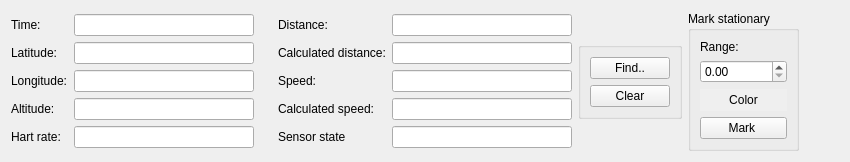
         <widget class="QWidget" name="tabFind">
          <property name="sizePolicy">
           <sizepolicy hsizetype="Minimum" vsizetype="Minimum">
            <horstretch>0</horstretch>
            <verstretch>0</verstretch>
           </sizepolicy>
          </property>
          <attribute name="title">
           <string>Find</string>
          </attribute>
          <layout class="QHBoxLayout" name="horizontalLayout_11">
           <item>
            <widget class="QFrame" name="frameFilders1">
             <property name="sizePolicy">
              <sizepolicy hsizetype="Fixed" vsizetype="Fixed">
               <horstretch>0</horstretch>
               <verstretch>0</verstretch>
              </sizepolicy>
             </property>
             <property name="frameShape">
              <enum>QFrame::NoFrame</enum>
             </property>
             <property name="frameShadow">
              <enum>QFrame::Raised</enum>
             </property>
             <layout class="QFormLayout" name="formLayout_2">
              <property name="leftMargin">
               <number>0</number>
              </property>
              <property name="topMargin">
               <number>0</number>
              </property>
              <property name="rightMargin">
               <number>9</number>
              </property>
              <property name="bottomMargin">
               <number>0</number>
              </property>
              <item row="0" column="0">
               <widget class="QLabel" name="label_19">
                <property name="text">
                 <string>Time:</string>
                </property>
               </widget>
              </item>
              <item row="0" column="1">
               <widget class="QLineEdit" name="editFindByTime">
                <property name="minimumSize">
                 <size>
                  <width>180</width>
                  <height>0</height>
                 </size>
                </property>
                <property name="maximumSize">
                 <size>
                  <width>180</width>
                  <height>16777215</height>
                 </size>
                </property>
               </widget>
              </item>
              <item row="1" column="0">
               <widget class="QLabel" name="label_33">
                <property name="text">
                 <string>Latitude:</string>
                </property>
               </widget>
              </item>
              <item row="1" column="1">
               <widget class="QLineEdit" name="editFindByLatitude">
                <property name="minimumSize">
                 <size>
                  <width>180</width>
                  <height>0</height>
                 </size>
                </property>
                <property name="maximumSize">
                 <size>
                  <width>180</width>
                  <height>16777215</height>
                 </size>
                </property>
               </widget>
              </item>
              <item row="2" column="0">
               <widget class="QLabel" name="label_34">
                <property name="text">
                 <string>Longitude:</string>
                </property>
               </widget>
              </item>
              <item row="2" column="1">
               <widget class="QLineEdit" name="editFindByLongitude">
                <property name="minimumSize">
                 <size>
                  <width>180</width>
                  <height>0</height>
                 </size>
                </property>
                <property name="maximumSize">
                 <size>
                  <width>180</width>
                  <height>16777215</height>
                 </size>
                </property>
               </widget>
              </item>
              <item row="3" column="0">
               <widget class="QLabel" name="label_35">
                <property name="text">
                 <string>Altitude:</string>
                </property>
               </widget>
              </item>
              <item row="3" column="1">
               <widget class="QLineEdit" name="editFindByAltitude">
                <property name="minimumSize">
                 <size>
                  <width>180</width>
                  <height>0</height>
                 </size>
                </property>
                <property name="maximumSize">
                 <size>
                  <width>180</width>
                  <height>16777215</height>
                 </size>
                </property>
               </widget>
              </item>
              <item row="4" column="0">
               <widget class="QLabel" name="label_58">
                <property name="text">
                 <string>Hart rate:</string>
                </property>
               </widget>
              </item>
              <item row="4" column="1">
               <widget class="QLineEdit" name="editFindByHartRate">
                <property name="minimumSize">
                 <size>
                  <width>180</width>
                  <height>0</height>
                 </size>
                </property>
                <property name="maximumSize">
                 <size>
                  <width>180</width>
                  <height>16777215</height>
                 </size>
                </property>
               </widget>
              </item>
             </layout>
            </widget>
           </item>
           <item>
            <widget class="QFrame" name="frameFilders2">
             <property name="sizePolicy">
              <sizepolicy hsizetype="Fixed" vsizetype="Fixed">
               <horstretch>0</horstretch>
               <verstretch>0</verstretch>
              </sizepolicy>
             </property>
             <property name="minimumSize">
              <size>
               <width>100</width>
               <height>0</height>
              </size>
             </property>
             <property name="frameShape">
              <enum>QFrame::NoFrame</enum>
             </property>
             <property name="frameShadow">
              <enum>QFrame::Raised</enum>
             </property>
             <layout class="QFormLayout" name="formLayout_3">
              <property name="leftMargin">
               <number>9</number>
              </property>
              <property name="topMargin">
               <number>0</number>
              </property>
              <property name="rightMargin">
               <number>0</number>
              </property>
              <property name="bottomMargin">
               <number>0</number>
              </property>
              <item row="0" column="0">
               <widget class="QLabel" name="label_36">
                <property name="text">
                 <string>Distance:</string>
                </property>
               </widget>
              </item>
              <item row="0" column="1">
               <widget class="QLineEdit" name="editFindByDistance">
                <property name="minimumSize">
                 <size>
                  <width>180</width>
                  <height>0</height>
                 </size>
                </property>
                <property name="maximumSize">
                 <size>
                  <width>180</width>
                  <height>16777215</height>
                 </size>
                </property>
               </widget>
              </item>
              <item row="1" column="0">
               <widget class="QLabel" name="label_37">
                <property name="text">
                 <string>Calculated distance:</string>
                </property>
               </widget>
              </item>
              <item row="1" column="1">
               <widget class="QLineEdit" name="editFindByCalculatedDistance">
                <property name="minimumSize">
                 <size>
                  <width>180</width>
                  <height>0</height>
                 </size>
                </property>
                <property name="maximumSize">
                 <size>
                  <width>180</width>
                  <height>16777215</height>
                 </size>
                </property>
               </widget>
              </item>
              <item row="2" column="0">
               <widget class="QLabel" name="label_56">
                <property name="text">
                 <string>Speed:</string>
                </property>
               </widget>
              </item>
              <item row="2" column="1">
               <widget class="QLineEdit" name="editFindBySpeed">
                <property name="minimumSize">
                 <size>
                  <width>180</width>
                  <height>0</height>
                 </size>
                </property>
                <property name="maximumSize">
                 <size>
                  <width>180</width>
                  <height>16777215</height>
                 </size>
                </property>
               </widget>
              </item>
              <item row="3" column="0">
               <widget class="QLabel" name="label_57">
                <property name="text">
                 <string>Calculated speed:</string>
                </property>
               </widget>
              </item>
              <item row="3" column="1">
               <widget class="QLineEdit" name="editFindByCalculatedSpeed">
                <property name="minimumSize">
                 <size>
                  <width>180</width>
                  <height>0</height>
                 </size>
                </property>
                <property name="maximumSize">
                 <size>
                  <width>180</width>
                  <height>16777215</height>
                 </size>
                </property>
               </widget>
              </item>
              <item row="4" column="0">
               <widget class="QLabel" name="label_59">
                <property name="text">
                 <string>Sensor state</string>
                </property>
               </widget>
              </item>
              <item row="4" column="1">
               <widget class="QLineEdit" name="editFindBySensorState">
                <property name="minimumSize">
                 <size>
                  <width>180</width>
                  <height>0</height>
                 </size>
                </property>
                <property name="maximumSize">
                 <size>
                  <width>180</width>
                  <height>16777215</height>
                 </size>
                </property>
               </widget>
              </item>
             </layout>
            </widget>
           </item>
           <item>
            <widget class="QGroupBox" name="groupBoxFilterButtons">
             <property name="sizePolicy">
              <sizepolicy hsizetype="Fixed" vsizetype="Fixed">
               <horstretch>0</horstretch>
               <verstretch>0</verstretch>
              </sizepolicy>
             </property>
             <property name="title">
              <string/>
             </property>
             <property name="alignment">
              <set>Qt::AlignLeading|Qt::AlignLeft|Qt::AlignVCenter</set>
             </property>
             <property name="flat">
              <bool>true</bool>
             </property>
             <layout class="QVBoxLayout" name="verticalLayout_3">
              <item>
               <widget class="QPushButton" name="pushButtonFind">
                <property name="text">
                 <string>Find..</string>
                </property>
               </widget>
              </item>
              <item>
               <widget class="QPushButton" name="pushButtonFindClear">
                <property name="text">
                 <string>Clear</string>
                </property>
               </widget>
              </item>
             </layout>
            </widget>
           </item>
           <item>
            <widget class="QGroupBox" name="groupBox_2">
             <property name="title">
              <string>Mark stationary</string>
             </property>
             <layout class="QVBoxLayout" name="verticalLayout_4">
              <item>
               <widget class="QLabel" name="label_60">
                <property name="sizePolicy">
                 <sizepolicy hsizetype="Minimum" vsizetype="Minimum">
                  <horstretch>0</horstretch>
                  <verstretch>0</verstretch>
                 </sizepolicy>
                </property>
                <property name="text">
                 <string>Range:</string>
                </property>
               </widget>
              </item>
              <item>
               <widget class="QDoubleSpinBox" name="spinBoxMarkStatSelectRange"/>
              </item>
              <item>
               <widget class="QPushButton" name="markStatSelColor">
                <property name="focusPolicy">
                 <enum>Qt::NoFocus</enum>
                </property>
                <property name="autoFillBackground">
                 <bool>true</bool>
                </property>
                <property name="text">
                 <string>Color</string>
                </property>
                <property name="flat">
                 <bool>true</bool>
                </property>
               </widget>
              </item>
              <item>
               <widget class="QPushButton" name="pushButtonMarkStat">
                <property name="text">
                 <string>Mark </string>
                </property>
               </widget>
              </item>
             </layout>
            </widget>
           </item>
           <item>
            <spacer name="horizontalSpacer">
             <property name="orientation">
              <enum>Qt::Horizontal</enum>
             </property>
             <property name="sizeHint" stdset="0">
              <size>
               <width>40</width>
               <height>20</height>
              </size>
             </property>
            </spacer>
           </item>
          </layout>
         </widget>
